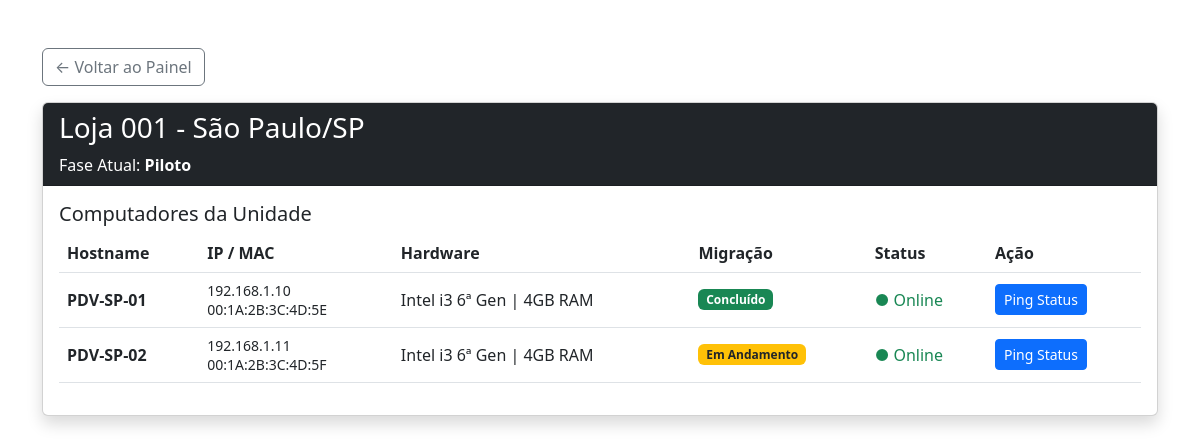
Screenshot of /loja/1/ with the database file from the repository.
### core/models.py (models this page shows, shortened)
class Loja(models.Model):
    FASES = [
        ('piloto', 'Piloto'),
        ('em_migracao', 'Em Migração'),
        ('migrada', 'Migrada'),
        ('pendente', 'Pendente'),
    ]
    codigo = models.CharField(max_length=10, unique=True)
    cidade = models.CharField(max_length=100)
    estado = models.CharField(max_length=2)
    fase = models.CharField(max_length=20, choices=FASES, default='pendente')

class Computador(models.Model):
    STATUS_MIG = [
        ('pendente', 'Pendente'),
        ('andamento', 'Em Andamento'),
        ('concluido', 'Concluído'),
    ]
    loja = models.ForeignKey(Loja, on_delete=models.CASCADE, related_name='computadores')
    hostname = models.CharField(max_length=50)
    ip = models.GenericIPAddressField()
    mac = models.CharField(max_length=17)
    processador = models.CharField(max_length=50)
    ram = models.IntegerField()
    so = models.CharField(max_length=50)
    status = models.CharField(max_length=20, choices=STATUS_MIG, default='pendente')
    data_migracao = models.DateTimeField(null=True, blank=True)
    online = models.BooleanField(default=True)
    observacoes = models.TextField(blank=True)

### core/views.py (the view)
# urls.py: path('loja/<int:loja_id>/', views.detalhe_loja, name='detalhe_loja'),
def detalhe_loja(request, loja_id):
    loja = get_object_or_404(Loja, id=loja_id)
    return render(request, 'detalhe_loja.html', {'loja': loja})

### core/templates/detalhe_loja.html
<link href="https://cdn.jsdelivr.net/npm/bootstrap@5.3.0/dist/css/bootstrap.min.css" rel="stylesheet">
<div class="container mt-5">
    <a href="{% url 'dashboard' %}" class="btn btn-outline-secondary mb-3">← Voltar ao Painel</a>
    <div class="card shadow">
        <div class="card-header bg-dark text-white">
            <h3>Loja {{ loja.codigo }} - {{ loja.cidade }}/{{ loja.estado }}</h3>
            <p class="mb-0">Fase Atual: <strong>{{ loja.get_fase_display }}</strong></p>
        </div>
        <div class="card-body">
            <h5>Computadores da Unidade</h5>
            <table class="table align-middle">
                <thead>
                    <tr>
                        <th>Hostname</th>
                        <th>IP / MAC</th>
                        <th>Hardware</th>
                        <th>Migração</th>
                        <th>Status</th>
                        <th>Ação</th>
                    </tr>
                </thead>
                <tbody>
                    {% for comp in loja.computadores.all %}
                    <tr>
                        <td><strong>{{ comp.hostname }}</strong></td>
                        <td><small>{{ comp.ip }}<br>{{ comp.mac }}</small></td>
                        <td>{{ comp.processador }} | {{ comp.ram }}GB RAM</td>
                        <td>
                            {% if comp.status == 'concluido' %}
                                <span class="badge bg-success">Concluído</span>
                            {% elif comp.status == 'andamento' %}
                                <span class="badge bg-warning text-dark">Em Andamento</span>
                            {% else %}
                                <span class="badge bg-secondary">Pendente</span>
                            {% endif %}
                        </td>
                        <td>
                            {% if comp.online %}
                                <span class="text-success">● Online</span>
                            {% else %}
                                <span class="text-danger">● Offline</span>
                            {% endif %}
                        </td>
                        <td>
                            <a href="{% url 'verificar_status' comp.id %}" class="btn btn-sm btn-primary">Ping Status</a>
                        </td>
                    </tr>
                    {% endfor %}
                </tbody>
            </table>
        </div>
    </div>
</div>

### rows the page displays
Loja: codigo "001", cidade "São Paulo", estado "SP", fase "Piloto"
Computador: hostname "PDV-SP-01", ip "192.168.1.10", mac "00:1A:2B:3C:4D:5E", processador "Intel i3 6ª Gen", ram "4", status "Concluído", online "● Online"
Computador: hostname "PDV-SP-02", ip "192.168.1.11", mac "00:1A:2B:3C:4D:5F", processador "Intel i3 6ª Gen", ram "4", status "Em Andamento", online "● Online"
